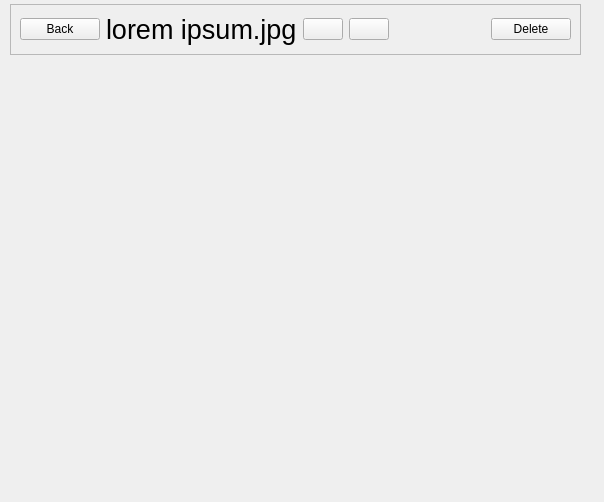
<?xml version="1.0" encoding="UTF-8"?>
<ui version="4.0">
 <class>PictureWidget</class>
 <widget class="QWidget" name="PictureWidget">
  <property name="geometry">
   <rect>
    <x>0</x>
    <y>0</y>
    <width>604</width>
    <height>502</height>
   </rect>
  </property>
  <property name="windowTitle">
   <string>Form</string>
  </property>
  <widget class="QFrame" name="frame">
   <property name="geometry">
    <rect>
     <x>10</x>
     <y>4</y>
     <width>571</width>
     <height>51</height>
    </rect>
   </property>
   <property name="frameShape">
    <enum>QFrame::StyledPanel</enum>
   </property>
   <property name="frameShadow">
    <enum>QFrame::Raised</enum>
   </property>
   <layout class="QHBoxLayout" name="horizontalLayout">
    <item>
     <widget class="QPushButton" name="backButton">
      <property name="text">
       <string>Back</string>
      </property>
      <property name="icon">
       <iconset resource="res/resource.qrc">
        <normaloff>:/icons/back-to-gallery.png</normaloff>:/icons/back-to-gallery.png</iconset>
      </property>
     </widget>
    </item>
    <item>
     <widget class="QLabel" name="nameLabel">
      <property name="font">
       <font>
        <pointsize>20</pointsize>
       </font>
      </property>
      <property name="text">
       <string>lorem ipsum.jpg</string>
      </property>
     </widget>
    </item>
    <item>
     <widget class="QPushButton" name="previousButton">
      <property name="text">
       <string/>
      </property>
      <property name="icon">
       <iconset resource="res/resource.qrc">
        <normaloff>:/icons/photo-previous.png</normaloff>:/icons/photo-previous.png</iconset>
      </property>
     </widget>
    </item>
    <item>
     <widget class="QPushButton" name="nextButton">
      <property name="text">
       <string/>
      </property>
      <property name="icon">
       <iconset resource="res/resource.qrc">
        <normaloff>:/icons/photo-next.png</normaloff>:/icons/photo-next.png</iconset>
      </property>
     </widget>
    </item>
    <item>
     <spacer name="horizontalSpacer">
      <property name="orientation">
       <enum>Qt::Horizontal</enum>
      </property>
      <property name="sizeHint" stdset="0">
       <size>
        <width>105</width>
        <height>20</height>
       </size>
      </property>
     </spacer>
    </item>
    <item>
     <widget class="QPushButton" name="deleteButton">
      <property name="text">
       <string>Delete</string>
      </property>
      <property name="icon">
       <iconset resource="res/resource.qrc">
        <normaloff>:/icons/photo-delete.png</normaloff>:/icons/photo-delete.png</iconset>
      </property>
     </widget>
    </item>
   </layout>
  </widget>
  <widget class="QLabel" name="pictureLabel">
   <property name="geometry">
    <rect>
     <x>30</x>
     <y>70</y>
     <width>541</width>
     <height>401</height>
    </rect>
   </property>
   <property name="text">
    <string/>
   </property>
  </widget>
 </widget>
 <resources>
  <include location="res/resource.qrc"/>
 </resources>
 <connections/>
</ui>
